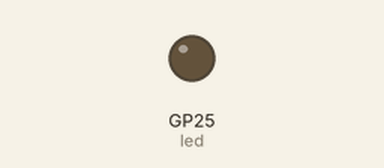
Simulated run of this program. Board: Raspberry Pi Pico running MicroPython. Shown: output pins drawn as LEDs (lit = HIGH).

Above: at 2.5 s.
At 5.25 s:
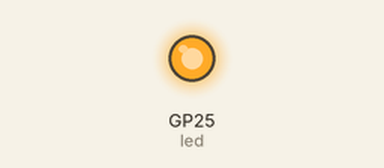
Timing chart, 0 to 6.5 s (numbered marks = the images above):
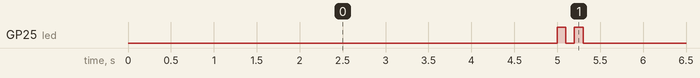

Measured:
- by itself, GP25 (led): repeats every 5.0 s: LOW 0.10 s, HIGH 0.10 s, LOW 4.7 s, HIGH 0.10 s
- by itself, everything shown: repeats every 5.0 s, in 4 steps

The program:

lesson5_2.py
```python
from machine import Timer,Pin
import time

#全域變數，避免每次callback都要創建新的Pin物件
led = Pin("LED", mode = Pin.OUT)

def callback5000(n):
    for i in range (2):
        led.on()
        time.sleep_ms(100)
        led.off()
        if i < 1:
            time.sleep_ms(100)


def main():
    timer = Timer(period=5000, callback=callback5000)

if __name__ == "__main__":
    main()
```
